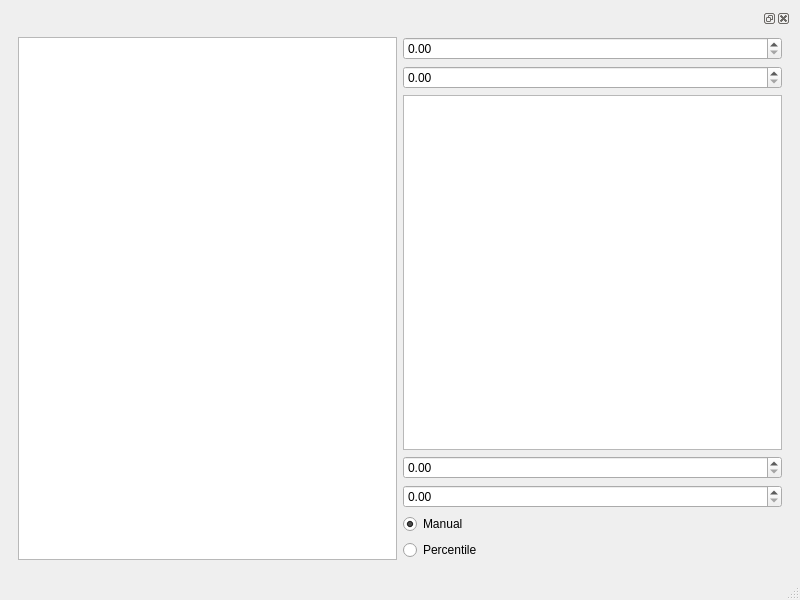
<?xml version="1.0" encoding="UTF-8"?>
<ui version="4.0">
 <class>MainWindow</class>
 <widget class="QMainWindow" name="MainWindow">
  <property name="geometry">
   <rect>
    <x>0</x>
    <y>0</y>
    <width>800</width>
    <height>600</height>
   </rect>
  </property>
  <property name="windowTitle">
   <string>MainWindow</string>
  </property>
  <widget class="QWidget" name="centralwidget">
   <layout class="QGridLayout" name="gridLayout">
    <item row="0" column="0">
     <widget class="QDockWidget" name="dockWidget">
      <widget class="QWidget" name="dockWidgetContents">
       <layout class="QGridLayout" name="gridLayout_2">
        <item row="2" column="1">
         <widget class="PlotWidget" name="graphicsView_cb"/>
        </item>
        <item row="3" column="1">
         <widget class="ScienDSpinBox" name="doubleSpinBox_per_min"/>
        </item>
        <item row="0" column="1">
         <widget class="ScienDSpinBox" name="doubleSpinBox_val_max"/>
        </item>
        <item row="5" column="1">
         <widget class="QRadioButton" name="radioButton_man">
          <property name="text">
           <string>Manual</string>
          </property>
          <property name="checked">
           <bool>true</bool>
          </property>
         </widget>
        </item>
        <item row="6" column="1">
         <widget class="QRadioButton" name="radioButton_per">
          <property name="text">
           <string>Percentile</string>
          </property>
         </widget>
        </item>
        <item row="4" column="1">
         <widget class="ScienDSpinBox" name="doubleSpinBox_val_min"/>
        </item>
        <item row="0" column="0" rowspan="7">
         <widget class="QGraphicsView" name="graphicsView_data"/>
        </item>
        <item row="1" column="1">
         <widget class="ScienDSpinBox" name="doubleSpinBox_per_max"/>
        </item>
       </layout>
      </widget>
     </widget>
    </item>
   </layout>
  </widget>
  <widget class="QMenuBar" name="menubar">
   <property name="geometry">
    <rect>
     <x>0</x>
     <y>0</y>
     <width>800</width>
     <height>21</height>
    </rect>
   </property>
  </widget>
  <widget class="QStatusBar" name="statusbar"/>
 </widget>
 <customwidgets>
  <customwidget>
   <class>PlotWidget</class>
   <extends>QGraphicsView</extends>
   <header>pyqtgraph</header>
  </customwidget>
  <customwidget>
   <class>ScienDSpinBox</class>
   <extends>QDoubleSpinBox</extends>
   <header>qtwidgets.scientific_spinbox</header>
  </customwidget>
 </customwidgets>
 <resources/>
 <connections/>
</ui>
